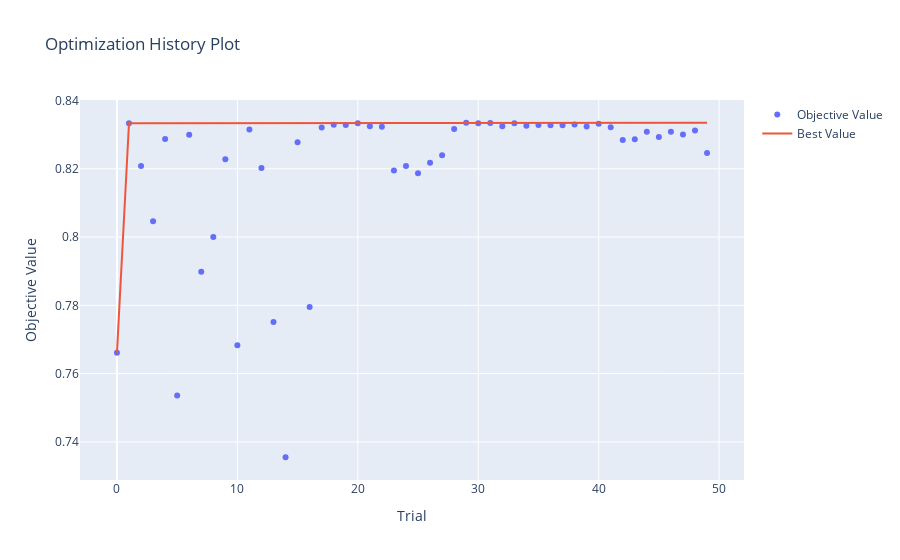
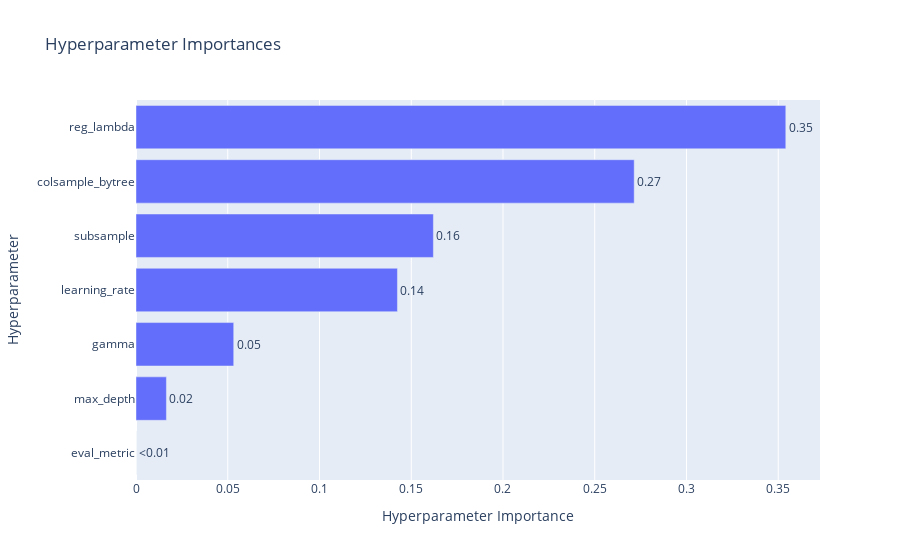

Here is the notebook cell these charts were saved with, in order:
### Code cell
print("--- Optimized XGBOOST ---")

# XGBoost Optuna
xgboost_study = optuna.create_study(sampler=tpe_sampler, direction="maximize")
xgboost_study.optimize(xgboost_objective, n_trials, n_jobs=n_jobs)

# Display XGBoost results
print(f"AUC Score:\t{xgboost_study.best_value}")
display(optuna.visualization.plot_optimization_history(xgboost_study))
display(plot_param_importances(xgboost_study))

### Figure 1 — Plotly figure (JSON) as saved in the notebook; plotly's stock layout.template omitted (floating-point values rounded to 4 significant figures)
{"data": [{"mode": "markers", "name": "Objective Value", "type": "scatter", "x": [0, 1, 2, 3, 4, 5, 6, 7, 8, 9, 10, 11, 12, 13, 14, 15, 16, 17, 18, 19, 20, 21, 22, 23, 24, 25, 26, 27, 28, 29, 30, 31, 32, 33, 34, 35, 36, 37, 38, 39, 40, 41, 42, 43, 44, 45, 46, 47, 48, 49], "y": [0.7661, 0.8334, 0.8208, 0.8046, 0.8288, 0.7536, 0.83, 0.7899, 0.8, 0.8228, 0.7683, 0.8315, 0.8202, 0.7751, 0.7355, 0.8278, 0.7795, 0.8321, 0.8329, 0.8329, 0.8334, 0.8325, 0.8323, 0.8195, 0.8208, 0.8187, 0.8218, 0.824, 0.8317, 0.8335, 0.8334, 0.8334, 0.8325, 0.8333, 0.8326, 0.8329, 0.8328, 0.8327, 0.833, 0.8324, 0.8332, 0.8322, 0.8284, 0.8286, 0.8308, 0.8294, 0.8308, 0.8301, 0.8313, 0.8246]}, {"mode": "lines", "name": "Best Value", "type": "scatter", "x": [0, 1, 2, 3, 4, 5, 6, 7, 8, 9, 10, 11, 12, 13, 14, 15, 16, 17, 18, 19, 20, 21, 22, 23, 24, 25, 26, 27, 28, 29, 30, 31, 32, 33, 34, 35, 36, 37, 38, 39, 40, 41, 42, 43, 44, 45, 46, 47, 48, 49], "y": [0.7661, 0.8334, 0.8334, 0.8334, 0.8334, 0.8334, 0.8334, 0.8334, 0.8334, 0.8334, 0.8334, 0.8334, 0.8334, 0.8334, 0.8334, 0.8334, 0.8334, 0.8334, 0.8334, 0.8334, 0.8334, 0.8334, 0.8334, 0.8334, 0.8334, 0.8334, 0.8334, 0.8334, 0.8334, 0.8335, 0.8335, 0.8335, 0.8335, 0.8335, 0.8335, 0.8335, 0.8335, 0.8335, 0.8335, 0.8335, 0.8335, 0.8335, 0.8335, 0.8335, 0.8335, 0.8335, 0.8335, 0.8335, 0.8335, 0.8335]}, {"marker": {"color": "#cccccc"}, "mode": "markers", "name": "Infeasible Trial", "showlegend": false, "type": "scatter", "x": [], "y": []}], "layout": {"title": {"text": "Optimization History Plot"}, "xaxis": {"title": {"text": "Trial"}}, "yaxis": {"title": {"text": "Objective Value"}}}}

### Figure 2 — Plotly figure (JSON) as saved in the notebook; plotly's stock layout.template omitted (floating-point values rounded to 4 significant figures)
{"data": [{"cliponaxis": false, "hovertemplate": ["eval_metric (CategoricalDistribution): 0.0<extra></extra>", "max_depth (IntDistribution): 0.0165769051748058<extra></extra>", "gamma (CategoricalDistribution): 0.05325814793165948<extra></extra>", "learning_rate (FloatDistribution): 0.1424804521193897<extra></extra>", "subsample (FloatDistribution): 0.16206175269101225<extra></extra>", "colsample_bytree (FloatDistribution): 0.2715031868832058<extra></extra>", "reg_lambda (CategoricalDistribution): 0.35411955519992716<extra></extra>"], "name": "Objective Value", "orientation": "h", "text": ["<0.01", "0.02", "0.05", "0.14", "0.16", "0.27", "0.35"], "textposition": "outside", "type": "bar", "x": [0, 0.01658, 0.05326, 0.1425, 0.1621, 0.2715, 0.3541], "y": ["eval_metric", "max_depth", "gamma", "learning_rate", "subsample", "colsample_bytree", "reg_lambda"]}], "layout": {"title": {"text": "Hyperparameter Importances"}, "xaxis": {"title": {"text": "Hyperparameter Importance"}}, "yaxis": {"title": {"text": "Hyperparameter"}}}}
